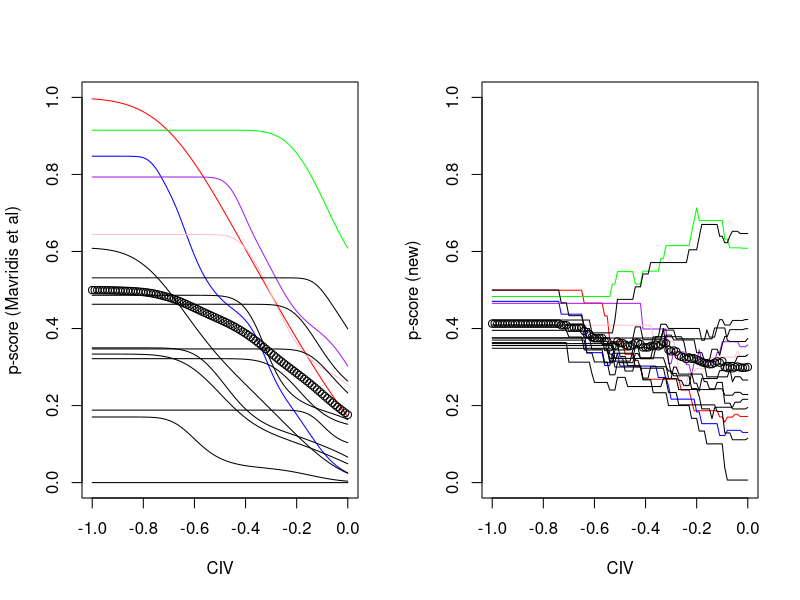
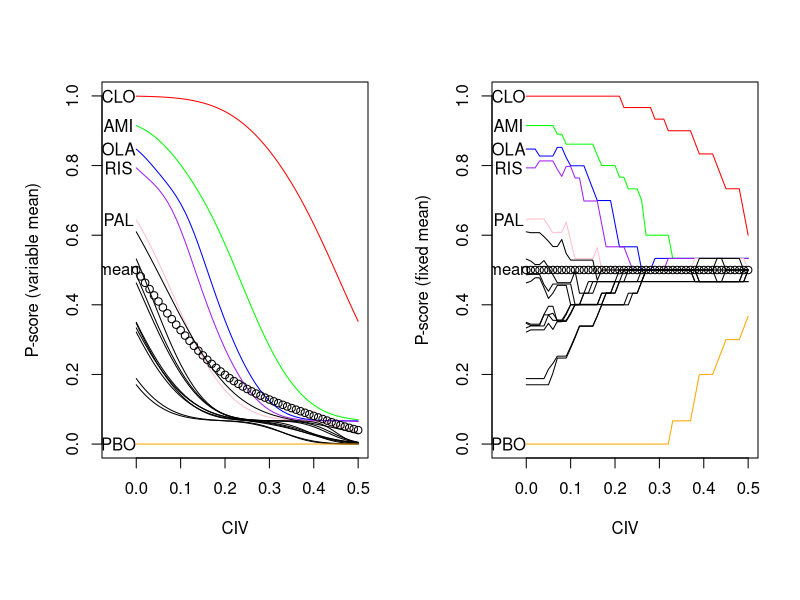

Reproduce these figures in R, in order.
library(mvtnorm)

# Functions --------------------------------------------------------------------------

pscores<-function(outcomes,var.outcomes,correlation,beta,type,label)
{
  # package mvtnorm is needed (https://cran.r-project.org/web/packages/mvtnorm/index.html)
  # this function estimates P-scores (presented in this paper https://bmcmedresmethodol.biomedcentral.com/articles/10.1186/s12874-015-0060-8) for i) ranking many outcomes simultaneously ii) taking into account differences of a certain effect across treatments
  # outcomes is an array with all the league tables of the K outcomes we consider
  # var.outcomes is an array with the standard errors of the relative effects shown in the league table
  # correlation is KxK correlation matrix for the outcomes considered
  # beta is a K-vector with the benefits and costs (what we are willing to tolerate for specific benefits). Primary analysis should be that beta is a zero vector
  # type is a K-vector for the type of outcome Harmful=H or Benebicial=B. For harmful outcomes, small values are good whereas for beneficial outcomes, large values are good
  # label is a vector with the lables of the interventions
  p=dim(outcomes)[[1]]

  k=dim(outcomes)[[3]]

  for (h in 1:k)
  {
    if (type[h]=="H")
    {
      outcomes[,,h]=-outcomes[,,h]
    }
  }

  z.table=array(rep(0,p^2*k),c(p,p,k),dimnames=list(label))

  for (h in 1:k)
  {
    for (i in 1:p)
    {
      for (j in 1:p)
      {
        if (i>j)
        {
          z.table[i,j,h]=(outcomes[i,j,h]-beta[h])/sqrt(var.outcomes[i,j,h])
        }
        else if (j>i)
        {
          z.table[i,j,h]=(outcomes[i,j,h]+beta[h])/sqrt(var.outcomes[i,j,h])

        }
      }
    }
  }

  prob=matrix(rep(0,p^2),p,p,dimnames=list(label))

  if (dim(outcomes)[[3]]==1)
  {
    for (i in 1:p)
    {for (j in 1:p)
    {if (i==j)
    {prob[i,j]=0.5}  else if (j>i)
    {prob[i,j]=pnorm(z.table[i,j,1])}
      else
      {prob[i,j]=1-pnorm(z.table[i,j,1])}
    }
    }
  }

  else
  {
    for (i in 1:p)
    {
      for (j in 1:p)
      {
        if (i==j)
        {
          prob[i,j]=0.5
        }
        else if (j>i)
        {
          prob[i,j]=pmvnorm(lower=rep(-Inf,k),upper=c(z.table[i,j,]),mean=rep(0,k),correlation)

        }
        else
        {
          prob[i,j]=pmvnorm(lower=c(z.table[i,j,]),upper=rep(Inf,k),mean=rep(0,k),correlation)
        }
      }
    }
  }
  pscore=(rowSums(prob)-0.5)/(p-1)

}

# Second version - for one outcome, the mean is 0.5
pscores2<-function(outcomes,var.outcomes,correlation,beta,type,label) {
  # package mvtnorm is needed (https://cran.r-project.org/web/packages/mvtnorm/index.html)
  # this function estimates P-scores (presented in this paper https://bmcmedresmethodol.biomedcentral.com/articles/10.1186/s12874-015-0060-8) for i) ranking many outcomes simultaneously ii) taking into account differences of a certain effect across treatments
  # outcomes is an array with all the league tables of the K outcomes we consider
  # var.outcomes is an array with the standard errors of the relative effects shown in the league table
  # correlation is KxK correlation matrix for the outcomes considered
  # beta is a K-vector with the benefits and costs (what we are willing to tolerate for specific benefits). Primary analysis should be that beta is a zero vector
  # type is a K-vector for the type of outcome Harmful=H or Benebicial=B. For harmful outcomes, small values are good whereas for beneficial outcomes, large values are good
  # label is a vector with the lables of the interventions
  p=dim(outcomes)[[1]]

  k=dim(outcomes)[[3]]

  for (h in 1:k)
  {
    if (type[h]=="H")
    {
      outcomes[,,h]=-outcomes[,,h]

    }

  }

  z.table=array(rep(0,p^2*k),c(p,p,k),dimnames=list(label))

  for (h in 1:k)
  {
    for (i in 1:p)
    {
      for (j in 1:p)
      {
        if (i>j)
        {
          z.table[i,j,h]=ifelse(abs(outcomes[i,j,h]) > abs(beta[h]),
                                -outcomes[i,j,h]/sqrt(var.outcomes[i,j,h]),
                                0)
        }
        else if (j>i)
        {
          z.table[i,j,h]=ifelse(abs(outcomes[i,j,h]) > abs(beta[h]),
                                outcomes[i,j,h]/sqrt(var.outcomes[i,j,h]),
                                0)

        }
      }
    }
  }

  prob=matrix(rep(0,p^2),p,p,dimnames=list(label))

  if (dim(outcomes)[[3]]==1)
  {
    for (i in 1:p)
    {for (j in 1:p)
    {if (i==j)
    {prob[i,j]=0.5}  else
    {prob[i,j]=pnorm(z.table[i,j,1])}
    }
    }
  }
  else
  {
    for (i in 1:p)
    {
      for (j in 1:p)
      {
        if (i==j)
        {
          prob[i,j]=0.5
        }
        else if (j > i)
        {
          prob[i,j]=pmvnorm(lower=rep(-Inf,k),upper=c(z.table[i,j,]),mean=rep(0,k),correlation)

        }
        else
        {
          prob[i,j]=pmvnorm(lower=c(z.table[i,j,]),upper=rep(Inf,k),mean=rep(0,k),correlation)
        }
      }
    }
  }
  pscore=(rowSums(prob)-0.5)/(p-1)

}

################## Schizophrenia Lancet paper - inserting data##########################

#Data can be found in Figure 2 (efficacy and acceptability/all-cause discontinuation) and Figure 5 (weight gain) in the publication
#https://www.sciencedirect.com/science/article/pii/S0140673613607333

#Leucht, S., Cipriani, A., Spineli, L., Mavridis, D., Örey, D., Richter, F., Samara, M., Barbui, C., Engel, R. R., Geddes, J. R., Kissling, W., Stapf, M. P., Lässig, B., Salanti, G. and Davis, J. M. (2013). Comparative efficacy and tolerability of 15 antipsychotic drugs in schizophrenia: A multiple-treatments meta-analysis. The Lancet 382, 951-962

p=16

antipsychotic=c("CLO", "AMI", "OLA", "RIS", "PAL" ,"ZOT", "HAL", "QUE", "ARI" ,"SER", "ZIP", "CPZ" ,"ASE" ,"LUR" ,"ILO", "PBO")


############## efficacy - effect size #########################################

# effect size

x=c(-0.22,-0.29,-0.32,-0.38,-0.39,-0.43,-0.44,-0.45,-0.49,-0.49,-0.5 ,-0.5 ,-0.55,-0.55,-0.88,

    -0.07,-0.09,-0.16,-0.17,-0.21,-0.22,-0.23,-0.27,-0.26,-0.27,-0.27,-0.33,-0.33,-0.66,

    -0.03,-0.09,-0.1 ,-0.14,-0.15,-0.16,-0.2 ,-0.2 ,-0.21,-0.21,-0.26,-0.26,-0.59,

    -0.07,-0.08,-0.11,-0.13,-0.13,-0.17,-0.17,-0.18,-0.18,-0.23,-0.24,-0.56,

    0.01,-0.05,-0.06,-0.07,-0.1 ,-0.1 ,-0.11,-0.11,-0.17,-0.17,-0.5 ,

    -0.04,-0.05,-0.06,-0.09,-0.09,-0.1 ,-0.1 ,-0.16,-0.16,-0.49,

    -0.01,-0.02,-0.06,-0.05,-0.05,-0.07,-0.12,-0.12,-0.45,

    -0.01,-0.04,-0.04,-0.05,-0.05,-0.11,-0.11,-0.44,

    -0.04,-0.04,-0.05,-0.05,-0.10,-0.10,-0.43,

    0,-0.01,-0.01,-0.06,-0.07,-0.39,

    -0.01,-0.01,-0.07,-0.07,-0.39,

    0,-0.05,-0.06,-0.38,

    -0.05,-0.06,-0.38,

    0,-0.33,

    -0.33)



efficacy=matrix(rep(0,p^2),p,p,dimnames=list(antipsychotic))

efficacy[lower.tri(efficacy)]=x

efficacy=t(efficacy)

efficacy[lower.tri(efficacy)]=x

################# efficacy 95% CI ########################################

# lower bound for efficacy (95%)

efficacy.lower=c(-0.41,-0.44,-0.47,-0.57,-0.60,-0.58,-0.61,-0.62,-0.68,-0.66,-0.67,-0.69,-0.74,-0.73,-1.03,

                 -0.19,-0.21,-0.32,-0.38,-0.32,-0.36,-0.37,-0.43,-0.41,-0.47,-0.45,-0.50,-0.48,-0.78,

                 -0.10,-0.21,-0.29,-0.21,-0.25,-0.25,-0.33,-0.29,-0.37,-0.34,-0.39,-0.38,-0.65,

                 -0.19,-0.26,-0.18,-0.22,-0.23,-0.31,-0.27,-0.34,-0.32,-0.37,-0.35,-0.63,

                 -0.22,-0.16,-0.19,-0.20,-0.27,-0.24,-0.30,-0.28,-0.33,-0.32,-0.60,

                 -0.21,-0.24,-0.25,-0.31,-0.29,-0.32,-0.32,-0.37,-0.36,-0.66,

                 -0.10,-0.12,-0.19,-0.15,-0.22,-0.20,-0.25,-0.23,-0.51,

                 -0.12,-0.19,-0.16,-0.22,-0.20,-0.25,-0.24,-0.52,

                 -0.19,-0.16,-0.22,-0.20,-0.25,-0.24,-0.52,

                 -0.15,-0.21,-0.19,-0.24,-0.23,-0.52,

                 -0.19,-0.17,-0.22,-0.20,-0.49,

                 -0.20,-0.25,-0.24,-0.54,

                 -0.23,-0.22,-0.51,

                 -0.16,-0.45,

                 -0.43)


# upper bound for efficacy (95%)


efficacy.upper=c(-0.04,-0.14,-0.16,-0.20,-0.19,-0.28,-0.28,-0.28,-0.30,-0.31,-0.33,-0.30,-0.36,-0.38,-0.73,

                 0.05,0.03,0.00,0.04,-0.09,-0.08,-0.08,-0.10,-0.12,-0.08,-0.10,-0.16,-0.18,-0.53,

                 0.04,0.02,0.08,-0.08,-0.06,-0.07,-0.06,-0.10,-0.05,-0.08,-0.13,-0.15,-0.53,

                 0.06,0.11,-0.05,-0.03,-0.03,-0.04,-0.07,-0.02,-0.04,-0.10,-0.12,-0.50,

                 0.20,0.08,0.08,0.08,0.07,0.04,0.08,0.05,0.00,-0.02,-0.39,

                 0.14,0.14,0.14,0.12,0.11,0.11,0.11,0.06,0.04,-0.31,

                 0.08,0.08,0.07,0.04,0.09,0.07,0.01,-0.02,-0.39,

                 0.11,0.10,0.08,0.11,0.09,0.03,0.02,-0.35,

                 0.11,0.09,0.13,0.10,0.05,0.03,-0.34,

                 0.16,0.19,0.17,0.11,0.10,-0.26,

                 0.16,0.14,0.09,0.06,-0.30,

                 0.20,0.14,0.13,-0.23,

                 0.12,0.11,-0.25,

                 0.16,-0.21,

                 -0.22)


var.effic=((efficacy.upper-efficacy.lower)/3.92)^2

var.efficacy=matrix(rep(0,p^2),p,p,dimnames=list(antipsychotic))

var.efficacy[lower.tri(var.efficacy)]=var.effic


var.efficacy<-t(var.efficacy)

var.efficacy[lower.tri(var.efficacy)]=var.effic

############## weight - effect size #########################################

weight=matrix(rep(0,p^2),p,p,dimnames=list(antipsychotic))

# effect size

x=c(0.45,-0.09,0.23,0.27,-0.06,0.57,0.22,0.49,0.12,0.55,0.1,0.42,0.55,0.04,0.65,

    -0.54,-0.22,-0.21,-0.52,0.08,-0.23,0.03,-0.33,0.1,-0.35,-0.03,0.1,-0.42,0.2,

    0.32,0.36,0.03,0.65,0.31,0.57,0.21,0.64,0.19,0.51,0.64,0.12,0.74,

    0.04,-0.3,0.42,-0.01,0.25,-0.11,0.32,-0.13,0.19,0.32,-0.2,0.42,

    -0.34,0.29,-0.05,0.21,-0.15,0.28,-0.17,0.15,0.28,-0.24,0.38,

    0.71,0.28,0.55,0.18,0.61,0.16,0.48,0.62,0.1,0.71,

    -0.34,-0.08,-0.45,-0.01,-0.46,-0.14,-0.01,-0.53,0.09,

    0.26,-0.1,0.33,-0.12,0.2,0.33,-0.19,0.32,

    -0.37,0.07,-0.38,-0.06,0.07,-0.45,0.17,

    0.43,-0.02,0.3,0.43,-0.08,0.53,

    -0.45,-0.13,0,-0.52,0.1,

    0.32,0.45,-0.07,0.55,

    0.13,-0.39,0.23,

    -0.52,0.1,

    0.62)

weight[lower.tri(weight)]=x

weight=t(weight)

weight[lower.tri(weight)]=x

################# weight 95% CI ########################################

# lower bound for weight gain (95%)


weight.lower=c(-0.82,-0.43,-0.57,-0.63,-0.48,-0.9,-0.55,-0.83,-0.48,-0.91,-0.46,-0.79,-0.9,-0.39,-0.99,

               -0.69,-0.37,-0.36,-0.79,-0.27,-0.41,-0.21,-0.53,-0.28,-0.61,-0.24,-0.29,-0.6,-0.35,

               -0.41,-0.48,-0.27,-0.74,-0.41,-0.7,-0.35,-0.76,-0.4,-0.67,-0.77,-0.26,-0.81,

               -0.17,-0.55,-0.43,-0.12,-0.38,-0.27,-0.45,-0.35,-0.36,-0.46,-0.33,-0.5,

               -0.6,-0.42,-0.19,-0.37,-0.34,-0.43,-0.41,-0.34,-0.43,-0.4,-0.48,

               -0.86,-0.53,-0.81,-0.46,-0.88,-0.45,-0.77,-0.88,-0.37,-0.96,

               -0.46,-0.21,-0.59,-0.14,-0.68,-0.31,-0.15,-0.67,-0.17,

               -0.41,-0.26,-0.48,-0.33,-0.38,-0.48,-0.33,-0.53,

               -0.55,-0.21,-0.62,-0.25,-0.23,-0.61,-0.28,

               -0.61,-0.27,-0.51,-0.62,-0.27,-0.68,

               -0.69,-0.32,-0.16,-0.67,-0.22,

               -0.58,-0.69,-0.3,-0.76,

               -0.32,-0.58,-0.39,

               -0.69,-0.21,

               -0.74)

# upper bound for acceptability (95%)


weight.upper<-c(-0.09,0.24,0.12,0.12,0.34,-0.22,0.12,-0.13,0.25,-0.2,0.25,-0.06,-0.19,0.32,-0.31,

                -0.4,-0.07,0,-0.24,0.04,-0.07,0.15,-0.14,0.08,-0.1,0.17,0.08,-0.22,-0.05,

                -0.24,-0.24,0.22,-0.57,-0.2,-0.45,-0.06,-0.52,0.02,-0.35,-0.51,0.01,-0.67,

                0.09,-0.05,-0.23,0.1,-0.12,0.04,-0.19,0.09,-0.02,-0.19,-0.06,-0.33,

                -0.08,-0.16,0.08,-0.06,0.02,-0.13,0.06,0.04,-0.12,-0.08,-0.27,

                -0.39,-0.03,-0.28,0.09,-0.36,0.13,-0.19,-0.35,0.17,-0.47,

                -0.24,0.05,-0.3,0.11,-0.25,0.02,0.12,-0.38,0,

                -0.12,0.06,-0.19,0.09,-0.03,-0.19,-0.03,-0.34,

                -0.19,0.08,-0.15,0.12,0.1,-0.28,-0.05,

                -0.25,0.23,-0.1,-0.26,0.1,-0.38,

                -0.22,0.06,0.16,-0.36,0.02,

                -0.06,-0.22,0.17,-0.34,

                0.05,-0.19,-0.07,

                -0.35,-0.02,

                -0.49)

var.wei=((weight.upper-weight.lower)/3.92)^2

var.weight=matrix(rep(0,p^2),p,p,dimnames=list(antipsychotic))

var.weight[lower.tri(var.weight)]=var.wei

var.weight<-t(var.weight)

var.weight[lower.tri(var.weight)]=var.wei

###################### Figure 2##########################################

efficacy=array(efficacy,dim=c(dim(efficacy)[1],dim(efficacy)[2],1))
var.efficacy=array(var.efficacy,dim=c(dim(var.efficacy)[1],dim(var.efficacy)[2],1))

beta=seq(0,0.5,0.01)

pscores.efficacy=matrix(rep(0,length(beta)*16),length(beta),16)
pscores.efficacy2=matrix(rep(0,length(beta)*16),length(beta),16)


for (i in 1:length(beta)) {
  pscores.efficacy[i,]<-pscores(efficacy,var.efficacy,0,-beta[i],"H",antipsychotic)
  pscores.efficacy2[i,]<-pscores2(efficacy,var.efficacy,0,-beta[i],"H",antipsychotic)
}

rowMeans(pscores.efficacy)
rowMeans(pscores.efficacy2) # the mean stays 0.5

ex <- data.frame(trt = antipsychotic,
           pscore1 =pscores.efficacy[51,],
           pscore2 = pscores.efficacy2[51,])



print(xtable::xtable(ex, digits = 3), include.rownames = F)

rankings <-apply(pscores.efficacy, 1, rank)
rankings2 <- apply(pscores.efficacy2, 1, rank)


png("univariate.png", width = 10, height = 5, units = "in", res = 300)
par(mfrow = c(1,2), oma = c(2, 1, 0, 0))

plot(0,0,ylim=c(0,1),type="l",xlim=c(-0.055,max(beta)),xlab="CIV",ylab="P-score (variable mean)", xaxt = "n")
axis(side = 1, labels = T, at = c(0.0, 0.1, 0.2, 0.3, 0.4, 0.5))
lines(beta,pscores.efficacy[1:length(beta),1],col="red")
lines(beta,pscores.efficacy[1:length(beta),2],col="green")
lines(beta,pscores.efficacy[1:length(beta),3],col="blue")
lines(beta,pscores.efficacy[1:length(beta),4],col="purple")
lines(beta,pscores.efficacy[1:length(beta),5],col="pink")
lines(beta,pscores.efficacy[1:length(beta),6])
lines(beta,pscores.efficacy[1:length(beta),7])
lines(beta,pscores.efficacy[1:length(beta),8])
lines(beta,pscores.efficacy[1:length(beta),9])
lines(beta,pscores.efficacy[1:length(beta),10])
lines(beta,pscores.efficacy[1:length(beta),11])
lines(beta,pscores.efficacy[1:length(beta),12])
lines(beta,pscores.efficacy[1:length(beta),13])
lines(beta,pscores.efficacy[1:length(beta),14])
lines(beta,pscores.efficacy[1:length(beta),15])
lines(beta,pscores.efficacy[1:length(beta),16], col = "orange")
lines(beta,rowMeans(pscores.efficacy),type='b')
text(x = -0.04, y = c(pscores.efficacy2[1, 1:5], 0.5, pscores.efficacy[1, 16]), labels = c(antipsychotic[1:5], "mean", antipsychotic[16]))


plot(0,0,ylim=c(0,1),type="l",xlim=c(-0.055,max(beta)),xlab="CIV",ylab="P-score (fixed mean)", xaxt = "n")
axis(side = 1, labels = T, at = c(0.0, 0.1, 0.2, 0.3, 0.4, 0.5))
lines(beta,pscores.efficacy2[1:length(beta),1],col="red")
lines(beta,pscores.efficacy2[1:length(beta),2],col="green")
lines(beta,pscores.efficacy2[1:length(beta),3],col="blue")
lines(beta,pscores.efficacy2[1:length(beta),4],col="purple")
lines(beta,pscores.efficacy2[1:length(beta),5],col="pink")
lines(beta,pscores.efficacy2[1:length(beta),6])
lines(beta,pscores.efficacy2[1:length(beta),7])
lines(beta,pscores.efficacy2[1:length(beta),8])
lines(beta,pscores.efficacy2[1:length(beta),9])
lines(beta,pscores.efficacy2[1:length(beta),10])
lines(beta,pscores.efficacy2[1:length(beta),11])
lines(beta,pscores.efficacy2[1:length(beta),12])
lines(beta,pscores.efficacy2[1:length(beta),13])
lines(beta,pscores.efficacy2[1:length(beta),14])
lines(beta,pscores.efficacy2[1:length(beta),15])
lines(beta,pscores.efficacy2[1:length(beta),16], col = "orange")
lines(beta,rowMeans(pscores.efficacy2),type='b')

text(x = -0.04, y = c(pscores.efficacy2[1, 1:5], 0.5, pscores.efficacy[1, 16]), labels = c(antipsychotic[1:5], "mean", antipsychotic[16]))

dev.off()
# Figure 3 ----------------------------------------------------------

k=2

outcomes<-array(rep(0,p^2*k),c(p,p,k))

outcomes[,,1]<-efficacy
outcomes[,,2]<-weight

var.outcomes<-array(rep(0,p^2*k),c(p,p,k))
var.outcomes[,,1]<-var.efficacy
var.outcomes[,,2]<-var.weight



correlation=matrix(c(1,-0.5,-0.5,1),2,2)

gamma=seq(0,-1,-0.01)
pscores.weight=matrix(rep(0,length(gamma)*16),length(gamma),16)
pscores.weight2=matrix(rep(0,length(gamma)*16),length(gamma),16)

for (i in 1:length(gamma)) {
  pscores.weight[i,]<-pscores(outcomes,var.outcomes,correlation,beta=c(0,-gamma[i]),type=c("H","H"),antipsychotic)
  pscores.weight2[i,]<-pscores2(outcomes,var.outcomes,correlation,beta=c(0,-gamma[i]),type=c("H","H"),antipsychotic)
}

rowMeans(pscores.weight) # when gamma is zero the mean is not 0.5 for either approach...
rowMeans(pscores.weight2)

par(mfrow = c(1,2))

plot(0,0,ylim=c(0,1),type="l",xlim = range(gamma),ylab="p-score (Mavridis et al)",xlab="CIV",main="")
lines(gamma,pscores.weight[1:length(gamma),1],col="red")
lines(gamma,pscores.weight[1:length(gamma),2],col="green")
lines(gamma,pscores.weight[1:length(gamma),3],col="blue")
lines(gamma,pscores.weight[1:length(gamma),4],col="purple")
lines(gamma,pscores.weight[1:length(gamma),5],col="pink")
lines(gamma,pscores.weight[1:length(gamma),6])
lines(gamma,pscores.weight[1:length(gamma),7])
lines(gamma,pscores.weight[1:length(gamma),8])
lines(gamma,pscores.weight[1:length(gamma),9])
lines(gamma,pscores.weight[1:length(gamma),10])
lines(gamma,pscores.weight[1:length(gamma),11])
lines(gamma,pscores.weight[1:length(gamma),12])
lines(gamma,pscores.weight[1:length(gamma),13])
lines(gamma,pscores.weight[1:length(gamma),14])
lines(gamma,pscores.weight[1:length(gamma),15])
lines(gamma,pscores.weight[1:length(gamma),16])
lines(gamma,rowMeans(pscores.weight),type='b')

plot(0,0,ylim=c(0,1),type="l",xlim=range(gamma),ylab="p-score (new)",xlab="CIV",main="")
lines(gamma,pscores.weight2[1:length(gamma),1],col="red")
lines(gamma,pscores.weight2[1:length(gamma),2],col="green")
lines(gamma,pscores.weight2[1:length(gamma),3],col="blue")
lines(gamma,pscores.weight2[1:length(gamma),4],col="purple")
lines(gamma,pscores.weight2[1:length(gamma),5],col="pink")
lines(gamma,pscores.weight2[1:length(gamma),6])
lines(gamma,pscores.weight2[1:length(gamma),7])
lines(gamma,pscores.weight2[1:length(gamma),8])
lines(gamma,pscores.weight2[1:length(gamma),9])
lines(gamma,pscores.weight2[1:length(gamma),10])
lines(gamma,pscores.weight2[1:length(gamma),11])
lines(gamma,pscores.weight2[1:length(gamma),12])
lines(gamma,pscores.weight2[1:length(gamma),13])
lines(gamma,pscores.weight2[1:length(gamma),14])
lines(gamma,pscores.weight2[1:length(gamma),15])
lines(gamma,pscores.weight2[1:length(gamma),16])
lines(gamma,rowMeans(pscores.weight2),type='b')

# Showing that the condition does not hold in general ----------------------------------------
aij <- c(1,-1)
aji <- -aij

rho <- 0.5
cormat <- matrix(c(1, rho, rho, 1), nrow = 2)

# For univariate case 0 they are equal
pnorm(aij[1])
1-pnorm(aji[1])

# For multivariate case - not equal
pmvnorm(lower = rep(-Inf, length(aij)), upper = aij, corr =cormat)[1]
1-pmvnorm(lower = rep(-Inf, length(aij)), upper = aji, corr =cormat)[1]


